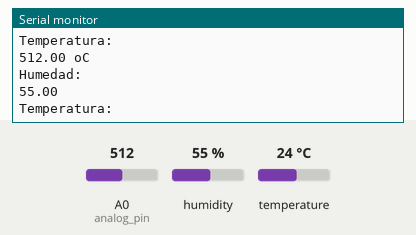
A sketch run on a simulated Arduino Uno, built with avr-gcc and run on an emulated ATmega328P. Shown: the last lines printed to the serial monitor. Inputs (shaded band) come from the test bench; at power-on: humidity 55 %, A0 (analog_pin) = 512, temperature 24 °C.

Above: at 3.8 s.
3.9 s: humidity set to 22 %
At 5.9 s:
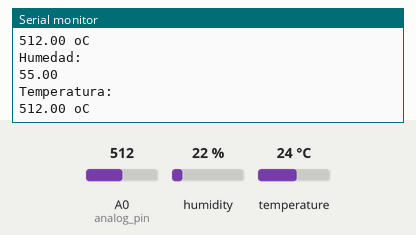
7.8 s: A0 (analog_pin) set to 716
At 10.2 s:
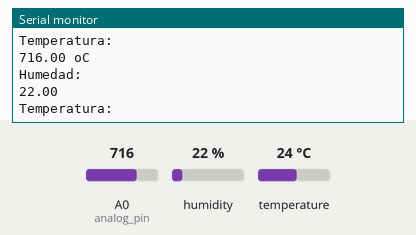
11.7 s: humidity set to 40 %
At 13.4 s:
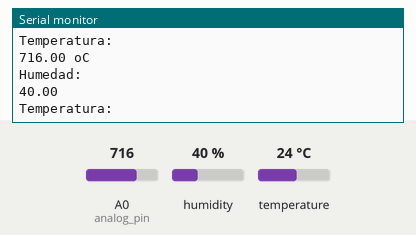
15.6 s: A0 (analog_pin) set to 900
At 18.0 s:
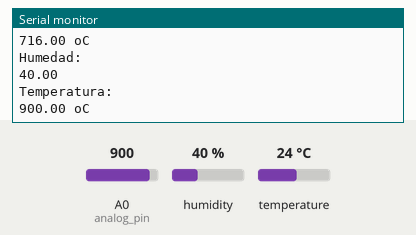
Timing chart, 0 to 19.5 s (numbered marks = the images above; inputs shaded):
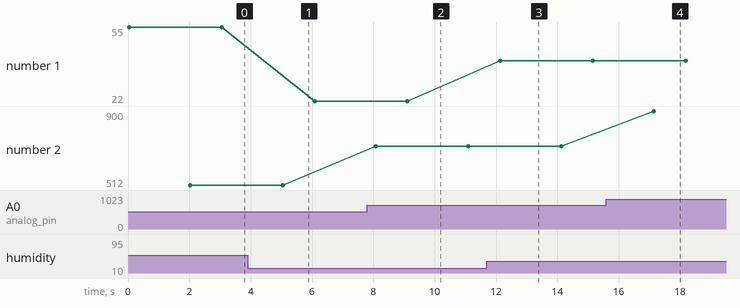

Measured:
- after the input at 7.8 s, the serial monitor: prints a new line after 0.27 s (image 2)
- after the input at 11.7 s, the serial monitor: prints a new line after 0.43 s (image 3)
- after the input at 15.6 s, the serial monitor: prints a new line after 1.5 s (image 4)
- plotted number 1: 55 → 22 after the input at 3.9 s, 22 → 40 after the input at 11.7 s
- plotted number 2: 512 → 716 after the input at 7.8 s, 716 → 900 after the input at 15.6 s

The sketch:

soberania.ino
```cpp
#include "DHT.h" //cargamos la librería DHT
#define DHTPIN 12

int analog_pin = 0;
float temperatura;

//Seleccionamos el pin en el que se //conectará el sensor
#define DHTTYPE DHT11 //Se selecciona el DHT11 (hay //otros DHT)
DHT dht(DHTPIN, DHTTYPE); //Se inicia una variable que será usada por Arduino para comunicarse con el sensor
void setup() {
Serial.begin(9600); //Se inicia la comunicación serial
dht.begin(); //Se inicia el sensor

pinMode(12, INPUT);
digitalWrite(12, HIGH); //pullup

}
void loop() {
float h = dht.readHumidity(); //Se lee la humedad
float t = dht.readTemperature(); //Se lee la temperatura
//Se imprimen las variables
Serial.println("Humedad: ");
Serial.println(h);
Serial.println("Temperatura: ");
delay(2000); //Se espera 2 segundos para seguir leyendo //datos
 temperatura = 5.0*temperatura*100.0/1024.0;
 temperatura = analogRead(analog_pin);

  Serial.print(temperatura);
  Serial.println(" oC");
  delay(1000);

}
```
